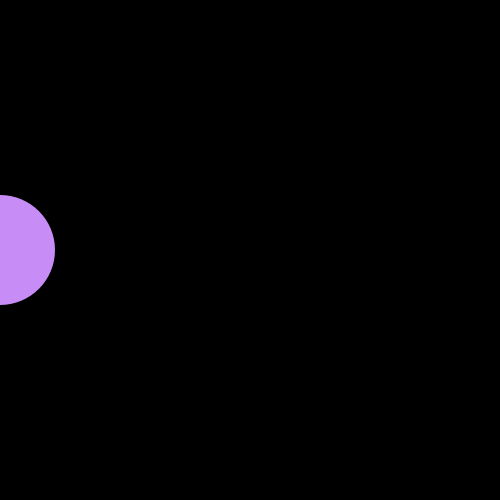
Frame 1 (no input)
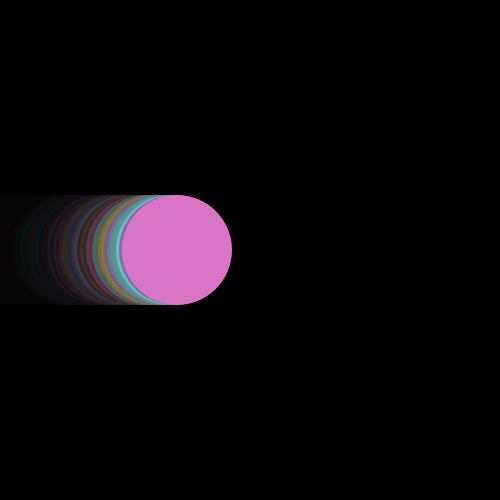
Frame 60 (the mouse pressed at the canvas centre just before this capture)
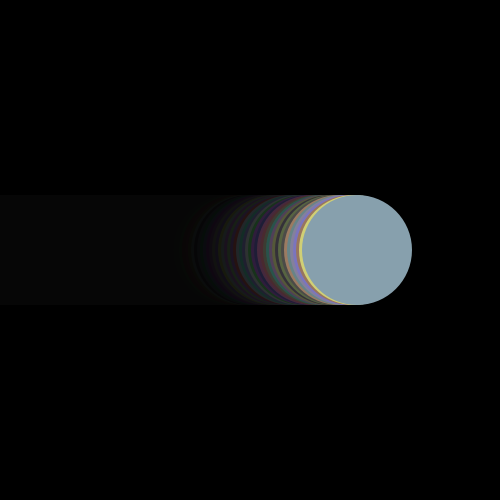
Frame 120 (the mouse held since frame 60 and released just before this capture)

The Processing sketch that drew these frames (run headless with seeded random() and noise(); from frame 60 on, the mouse is pressed at the canvas centre):

// Processing sketch: estella_random
// ── estella_random.pde
float x=0.0;
float velocidad=3.0;
float radio=55.0;
void setup()
{
 size(500,500);
 noStroke();
 ellipseMode(RADIUS);
 background(0);
}

void draw()
{ 
  fill(0,0,0,20);
 rect(0,0,width,height);
 fill(random(100,255),random(100,255),random(100,255));
 ellipse(x,height/2,radio,radio);
 x=x+velocidad;
 
 if (x>width+radio)
 {
   x=-radio;
 }
}
